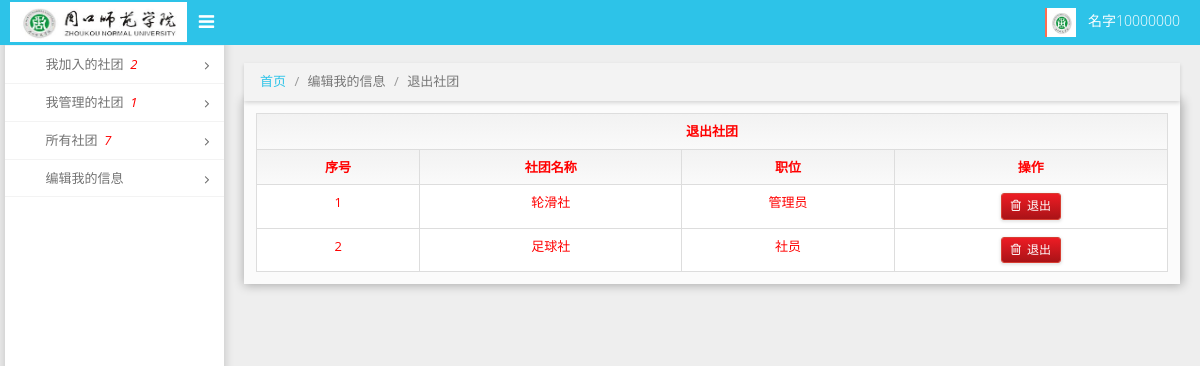
/club/quit/, run on the app's committed database.
### club/models.py (models this page shows)
class Member(models.Model):
    sid = models.CharField(unique=True, blank=False, null=False, max_length=12)
    name = models.CharField(max_length=16, null=True)
    password = models.CharField(blank=False, null=False, max_length=256, default=MEMBER_DEFAULT_PASSWORD)
    phone = models.CharField(max_length=11, null=True)
    qq = models.CharField(max_length=11, null=True)
    icon = models.CharField(max_length=256, null=True)
    token = models.CharField(max_length=256, null=True)
    is_delete = models.BooleanField(default=False)
    club = models.ManyToManyField(Club, related_name='member_club')
    admin = models.ManyToManyField(Club, related_name='member_admin')
    class Meta:
        db_table = 'member'

class Club(models.Model):
    name = models.CharField(max_length=32, unique=True, blank=False)
    is_delete = models.BooleanField(default=False)
    class Meta:
        db_table = 'club'

### club/views.py (the view)
# urls.py: url(r'^quit/(?P<club_id>\d+)/$', views.exe_quit, name='exe_quit')
def quit(request):
    if not request.user:
        return redirect(reverse('club:login'))
    data = user_data(request)
    return render(request, 'club/quit.html', context=data)

### club/def_common.py (called while the page is built)
def verify_token(token, prefix=''):
    try:
        if not token.startswith(prefix):
            return False
    except Exception:
        return False
    return True

def verify_club_token(token, prefix=CLUB_TOKEN_PREFIX):
    return verify_token(token, prefix=prefix)

### club/views.py (called while the page is built)
def user_data(request):
    user = request.user
    clubs = Club.objects.all()
    data = {
        'user': user,
        'clubs': clubs,
    }
    return data

### templates/club/quit.html (shortened to what this page needs)
{% extends 'club/club_base.html' %}
{% load static %}
{% block content_right %}
    <div class="page-content">
        <div class="page-body">
            <div class="page-breadcrumbs">
                <ul class="breadcrumb">
                    <li>
                        <a href="{% url 'club:index' %}">首页</a>
                    </li>
                    <li class="active">编辑我的信息</li>
                    <li class="active">退出社团</li>
                </ul>
            </div>
            <div class="row">
                <div class="col-lg-12 col-sm-12 col-xs-12">
                    <div class="widget">
                        <div class="widget-body">
                            <div class="flip-scroll">
                                <table class="table table-bordered table-hover" style="color: red">
                                    <thead>
                                    <tr>
                                        <th class="text-center" colspan="4">退出社团</th>
                                    </tr>
                                    </thead>
                                    <thead class="">
                                    <tr>
                                        <th class="text-center">序号</th>
                                        <th class="text-center">社团名称</th>
                                        <th class="text-center">职位</th>
                                        <th class="text-center" width="30%">操作</th>
                                    </tr>
                                    </thead>
                                    <tbody>
                                    {% for club in user.club.all %}
                                        <tr>
                                            <td align="center">{{ forloop.counter }}</td>
                                            <td align="center">{{ club.name }}</td>
                                            <td align="center">{% if club in user.admin.all %}管理员{% else %}
                                                社员 {% endif %}</td>
                                            <td align="center">
                                                <a href="#"
                                               onClick="warning('确定要退出社团 - {{ club.name }} ?', '{% url 'club:exe_quit' club_id=club.id %}')"
                                               class="btn btn-danger btn-sm shiny">
                                                <i class="fa fa-trash-o"></i> 退出
                                            </a>
                                            </td>
                                        </tr>
                                    {% endfor %}
                                    </tbody>
                                </table>
                            </div>
                        </div>
                    </div>
                </div>
            </div>
        </div>
    </div>
{% endblock %}

### templates/club/club_base.html (shortened to what this page needs)
{% extends 'base.html' %}
{% load static %}
{% block header %}
    <div class="navbar">
        <div class="navbar-inner">
            <div class="navbar-container">
                <div class="navbar-header pull-left">
                    <a href="http://www.zknu.edu.cn/" target="_blank" class="navbar-brand">
                        <small>
                            <img src={% static 'images/logo.png' %} alt="">
                        </small>
                    </a>
                </div>
                <div class="sidebar-collapse" id="sidebar-collapse">
                    <i class="collapse-icon fa fa-bars"></i>
                </div>
                <div class="navbar-header pull-right">
                    <div class="navbar-account">
                        <ul class="account-area">
                            <li>
                                <a class="login-area dropdown-toggle" data-toggle="dropdown">
                                    <div class="avatar" title="View your public profile">
                                        <img src="{% static 'images/admin.jpg' %}">
                                    </div>
                                    <section>
                                        <h2><span class="profile"><span>{% if user.name %}
                                            {{ user.name }} {% else %}您好,请修改个人信息{% endif %}</span></span></h2>
                                    </section>
                                </a>
                            </li>
                        </ul>
                    </div>
                </div>
            </div>
        </div>
    </div>
{% endblock %}
{% block content_left %}
    <div class="main-container container-fluid">
        <div class="page-container">
            <div class="page-sidebar" id="sidebar">
                <ul class="nav sidebar-menu">
                    <li>
                        <a href="#" class="menu-dropdown">
                            <span class="menu-text">我加入的社团&nbsp;&nbsp;<i
                                    style="color: red">{{ user.club.all|length }}</i></span>
                            <i class="menu-expand"></i>
                        </a>
                    </li>
                    <li>
                        <a href="#" class="menu-dropdown">
                            <span class="menu-text">我管理的社团&nbsp;&nbsp;<i
                                    style="color: red">{{ user.admin.all|length }}</i></span>
                            <i class="menu-expand"></i>
                        </a>
                    </li>
                    <li>
                        <a href="#" class="menu-dropdown">
                            <span class="menu-text">所有社团&nbsp;&nbsp;<i style="color: red">{{ clubs|length }}</i></span>
                            <i class="menu-expand"></i>
                        </a>
                    </li>
                    <li>
                        <a href="#" class="menu-dropdown">
                            <span class="menu-text">编辑我的信息</span>
                            <i class="menu-expand"></i>
                        </a>
                    </li>
                </ul>
            </div>
        </div>
    </div>
{% endblock %}

### templates/base.html (shortened to what this page needs)
{% load static %}
<!DOCTYPE html>
<html lang="en">
<head>
    <link rel="stylesheet" href="{% static 'style/bootstrap.css' %}">
    <link rel="stylesheet" href="{% static 'style/font-awesome.css' %}">
    <link rel="stylesheet" href="{% static 'style/weather-icons.css' %}">
    <link rel="stylesheet" href="{% static 'style/beyond.css' %}">
    <link rel="stylesheet" href="{% static 'style/demo.css' %}">
    <link rel="stylesheet" href="{% static 'style/typicons.css' %}">
    <link rel="stylesheet" href="{% static 'style/animate.css' %}">
</head>
<body>
{% block header %}
{% endblock %}
{% block content %}
    {% block content_left %}
    {% endblock %}
    {% block content_right %}
    {% endblock %}
{% endblock %}
</body>
</html>

### data on the page
Member: name "名字10000000", club.all|length "2", admin.all|length "1"
Club: name "轮滑社", shows "管理员"
Club: name "足球社", shows "社员"

### other printed values
{{ clubs|length }} "7"
